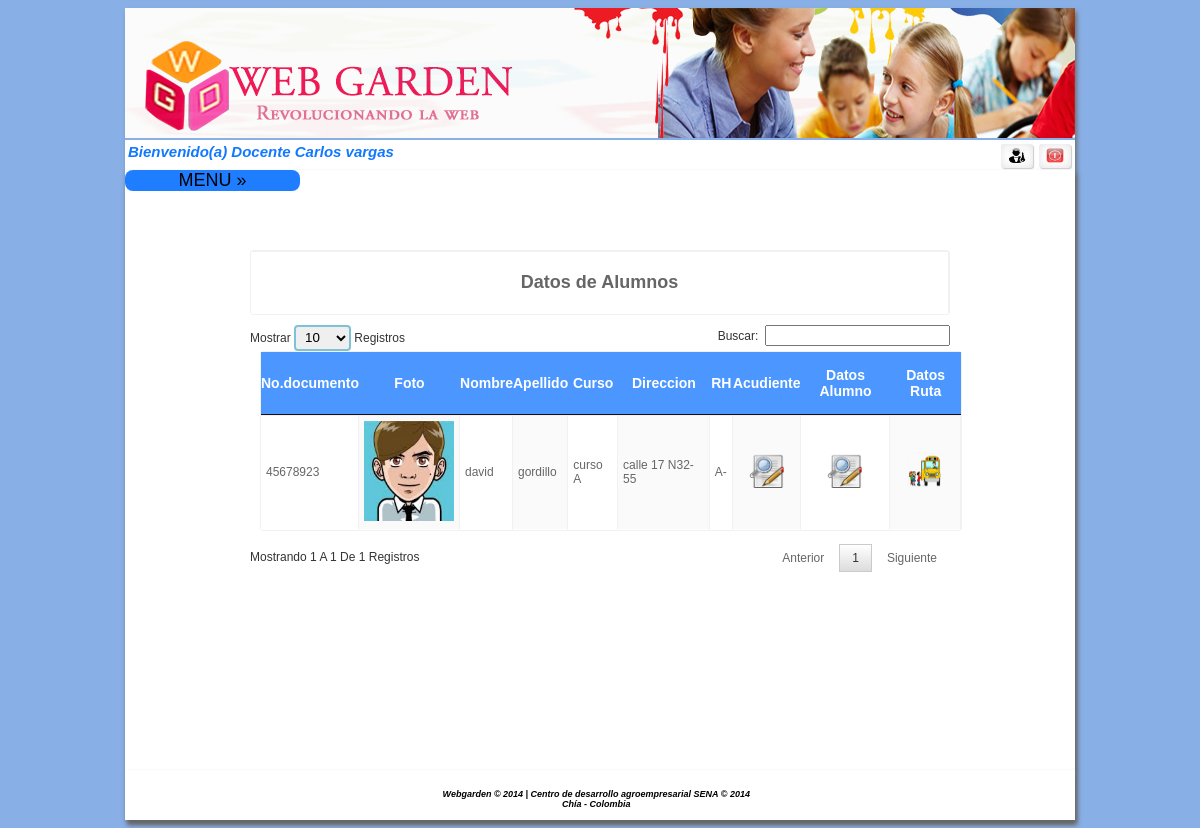
The app's page /home.php (signed in) with its own data.
### tables this page shows
CREATE TABLE IF NOT EXISTS `alumno` (
  `identificacion` int(11) NOT NULL,
  `prinombre` varchar(15) NOT NULL,
  `segnombre` varchar(20) DEFAULT NULL,
  `priapellido` varchar(15) NOT NULL,
  `segapellido` varchar(20) DEFAULT NULL,
  `direccion` varchar(15) NOT NULL,
  `desenf` varchar(1000) NOT NULL,
  `retri` varchar(1000) NOT NULL,
  `idruta` int(11) NOT NULL,
  `acudiente` int(11) NOT NULL,
  `foto` varchar(300) NOT NULL,
  `genero` int(11) NOT NULL,
  `idcurso` int(11) NOT NULL,
  `rh` int(11) NOT NULL,
  `tipodoc` int(11) NOT NULL,
  `fecha_naci` date NOT NULL,
  `gruposan` int(11) NOT NULL
);

CREATE TABLE IF NOT EXISTS `curso` (
`idcurso` int(11) NOT NULL,
  `nombre` varchar(50) NOT NULL,
  `idnivel` int(11) NOT NULL,
  `idpersona` int(11) NOT NULL
);

CREATE TABLE IF NOT EXISTS `valor` (
`idvalor` int(11) NOT NULL,
  `nombre` varchar(50) NOT NULL,
  `idparametro` int(11) NOT NULL
);

### controlador/clistaalumnopro.php (called while the page is built, shortened)
<?php
include("modelo/mlistaalumnopro.php");
$ins = new malumno();
 $datos = $ins->selalumos();
?>

### modelo/mlistaalumnopro.php (called while the page is built, shortened)
<?php
include("controlador/conexion.php");
class malumno {
     function selalumos() {
     $sql = "select alu.identificacion,alu.idruta ,alu.acudiente,alu.idcurso,alu.foto,alu.direccion ,alu.prinombre,alu.priapellido,cur.nombre curso ,val1.nombre as rh ,val2.nombre as grupos from alumno as alu inner join curso as cur on alu.idcurso=cur.idcurso inner join valor as val1 on alu.rh=val1.idvalor inner join valor as val2 on alu.gruposan=val2.idvalor ; ";
        $conexionBD = new conexion();
        $conexionBD->conectarBD();
        $data = $conexionBD->ejeCon($sql, 0);
        return $data;
    }
}

### controlador/configuracion.php (called while the page is built)
<?php
	$usu_db = "root";
	$pass_db = "";
	$serv_db = "localhost";
	$db = "webgarden";
?>

### controlador/conexion.php (called while the page is built, shortened)
<?php
class conexion{
	function conectarBD(){
		include("configuracion.php");
		$this->link = mysql_connect($serv_db,$usu_db,$pass_db);
		$db2= mysql_select_db($db);
	}
	function ejeCon($con, $op){
		$this->resultado = mysql_query($con) or
		die("La consulta fallo: ".mysql_error());
		if ($op==0){
			while ($linea = mysql_fetch_array($this->resultado)){
				$arrayResultado[] = $linea;
			}
		}else{
			$arrayResultado[] =0;
		}
		$resarr = isset($arrayResultado) ? $arrayResultado:NULL;
		if($resarr){
			return $arrayResultado;
		}
	}
}
?>

### vista/vlistaalumnopro.php (the view, shortened to what this page needs)
<?php
include ("controlador/clistaalumnopro.php");
?>
<center>
    <div align="center" id="tabint">
        <table width="700" border="0" cellspacing="0" cellpadding="5">
            <tr>
                <td colspan="6" align="center">
                    <h2>Datos de Alumnos </h2>
                </td>
            </tr>
        </table>
        <div style="width: 700px">
        <table id="example" class="display" cellspacing="0" width="100%">
             <thead>
            <tr>
                <th >No.documento<input name="acceso" type="hidden" id="acceso" value="109" /></th>
                <th>Foto</th>
                <th>Nombre</th>
                <th>Apellido</th>
                <th>Curso</th>
                <th>Direccion</th>
                <th>RH</th>
                  <th>Acudiente</th>
                <th>Datos Alumno</th>
                <th>Datos Ruta</th>
            </tr>
             </thead>
       <tbody>
            <?php
            for ($i = 0; $i < count($datos); $i++) {
                ?>
                <tr>
                       <td> <?php echo $datos[$i]['identificacion'] ?></td>
                    <td align="center"><img border=0 src="<?php echo $datos[$i]['foto'] ?>" width="90" height="100" /></a></td>
                    <td> <?php echo $datos[$i]['prinombre'] ?></td>
                    <td> <?php echo $datos[$i]['priapellido'] ?></td>
                    <td > <?php echo $datos[$i]['curso'] ?></td>
                    <td > <?php echo $datos[$i]['direccion'] ?></td>
                    <td> <?php echo $datos[$i]['grupos'] ?><?php echo $datos[$i]['rh'] ?></td>
                       <td align="center"><a href="home.php?doc=<?php echo $datos[$i]['acudiente'] ?>&acceso=139"><img border=0 src="image/editar.png" width="35" height="35" /></a></td>
                    <td align="center"><a href="home.php?pr=<?php echo $datos[$i]['identificacion'] ?>&acceso=140"><img border=0 src="image/editar.png" width="35" height="35" /></a></td>
                    <td align="center"><?php if ($datos[$i]['idruta']<>1){ ?> <a href="home.php?rut=<?php echo $datos[$i]['idruta'] ?>&acceso=141"><img border=0 src="image/ruta.png" width="35" height="35" /></a><?php }else{ ?>Alumno<br>sin ruta <?php } ?></td>
                </tr>
            <?php } ?>
   </tbody>
        </table>
        <p>&nbsp; </p>
    </div>
        </div>
</center>

### css/style.css (style rules this page uses)
#tabint table { border-radius: 3px; border: solid 1px #f1f1f1; box-shadow: 5 5 10px #333; margin: 10px; }
#tabint table a { color: #fff; }
#tabint table thead tr th, #tabint table tfoot tr td { padding: 15px 0; background-color: #4B97FF; color: #fff; font-weight: bold; font-size: 14px; text-align: center; min-width: 10px; }
#tabint table tbody tr td,#tabint table tbody tr th { transition: all 400ms ease-in; -webkit-transition: all 400ms ease-in; -moz-transition: all 400ms ease-in; -o-transition: all 400ms ease-in; -ms-transition: all 400ms ease-in; padding: 5px 5px; word-wrap: break-word; border: solid 0px #fff; border-bottom: solid 1px #fff; border-top: solid 1px #f1f1f1; border-right: solid 1px #f1f1f1; }
#tabint table tbody tr td:nth-child(odd) { background-color: #fff; }
#tabint table tbody tr td:nth-child(even) { background-color: #fafafa; }
#tabint table th { background: #4B97FF; color: #fff; }

### css/menu.css (style rules this page uses)
body { font-family: 'Open Sans', sans-serif; background:#89B0E6; background-size:cover; }
a { color: #23dbdb; text-decoration: none; }

### records on screen
alumno: identificacion "45678923", foto (picture), prinombre "david", priapellido "gordillo", idcurso.nombre "curso A", direccion "calle 17 N32-55", valor.nombre "A", valor.nombre "-"

### other values on screen
$nomapre "Carlos vargas"
